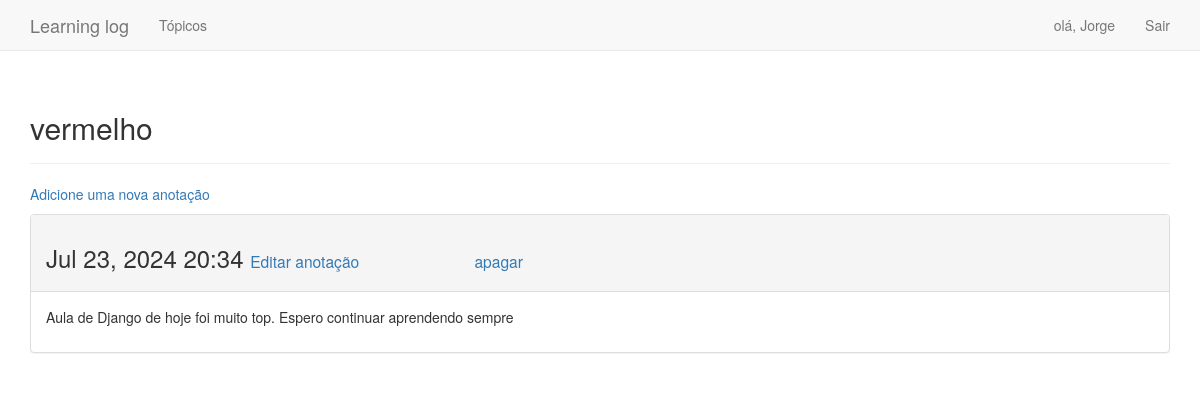
The app's page /topics/6/ (signed in) with its own data.
### learning_logs/models.py (models this page shows, shortened)
class Topic(models.Model):
    text = models.CharField(max_length=200)
    date_added = models.DateTimeField(auto_now_add=True)
    owner = models.ForeignKey(User, on_delete=models.CASCADE)
    def __str__(self):
        return self.text

class Entry(models.Model):
    topic = models.ForeignKey(Topic, on_delete=models.CASCADE)
    text = models.TextField()
    date_added = models.DateTimeField(auto_now_add=True)
    class Meta:
        verbose_name_plural = 'entries'

### learning_logs/views.py (the view)
# urls.py: path('topics/<topic_id>/', views.topic, name='topic'),
@login_required
def topic(request, topic_id):
    topic = Topic.objects.get(id = topic_id)
    if topic.owner != request.user:
        raise Http404
    entries = topic.entry_set.order_by('-date_added')
    context = {'topic': topic, 'entries': entries}
    return render(request, 'learning_logs/topic.html', context)

### learning_logs/templates/learning_logs/topic.html (shortened to what this page needs)
<!DOCTYPE html>
<html lang="pt-br">
<head>
</head>
<body>
    {% extends "learning_logs/base.html" %}
    {% block header %}
        <h2>{{ topic }}</h2>
    {% endblock header %}
    {%block content%}
        <p>
            <a href="{% url 'new_entry'  topic.id %}">
                Adicione uma nova anotação
            </a>
        </p>
            {% for entry in entries%}
                    <div class="panel panel-default">
                        <div class="panel-heading">
                            <h3>
                                {{ entry.date_added | date:'M d, Y H:i'}}
                                <small>
                                    <a href="{% url 'edit_entry' entry.id %}">Editar anotação</a>
                                </small>
                                <small>
                                    <a style="padding-left: 10%;" href="{% url 'delete_entry' entry.id %}">apagar</a>
                                </small>
                            </h3>
                        </div>
                        <div class="panel-body">
                            {{ entry.text | linebreaks }}
                        </div>
                    </div>
            {%empty%}
                Não há registro.
            {% endfor %}
    {% endblock content %}

### learning_logs/templates/learning_logs/base.html (shortened to what this page needs)
{% load bootstrap3 %}
<!DOCTYPE html>
<html lang="pt-br">
<head>
    <link rel="stylesheet" href="styles/style_base.css">
    {% bootstrap_css %}
</head>
<body>
    <nav  class="navbar navbar-default navbar-static-top">
        <div  class="container">
            <div  class="navbar-header">
                <a  class="navbar-brand" href="{% url 'index' %}">Learning log </a>
            </div>
            <div id="#navbar" class="collapse navbar-collapse">
                <ul class="nav navbar-nav">
                    <li><a href="{% url 'topics' %}">Tópicos</a></li>
                </ul>
                <ul class="nav navbar-nav navbar-right">
                    {% if user.is_authenticated %}
                        <li><a href="">olá, {{ user.username }}</li></a>
                        <li><a href="{% url 'logout'%}">Sair</a></li>
                    {% else %}
                        <li><a href="{% url 'register'   %}">Registrar</a></li>
                        <li><a href="{% url 'login' %}">Entrar</a></li>
                    {% endif %}
                </ul>
            </div>
        </div>
    </nav>
    <div class="container">
        <div class="page-header">
            {% block header %}{% endblock header %}
        </div>
        <div>
            {% block content %}{% endblock content %}
        </div>
    </div>
</body>
</html>

### learning_logs/templates/learning_logs/styles/style_base.css (style rules this page uses)
body { background-color: rgba(0, 0, 0, 0.623); }

### records on screen
Topic: text "vermelho"
Entry: date_added "Jul 23, 2024 20:34", text "Aula de Django de hoje foi muito top. Espero continuar aprendendo sempre"

### other values on screen
{{ user.username }} "Jorge"
